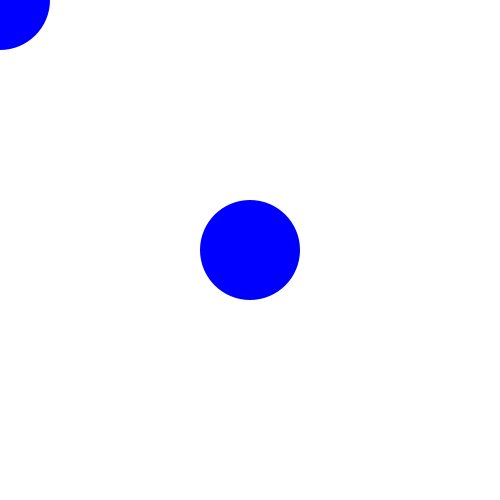
Frame 1 (no input)
Frame 60 (the mouse pressed at the canvas centre just before this capture): identical to frame 1, image omitted
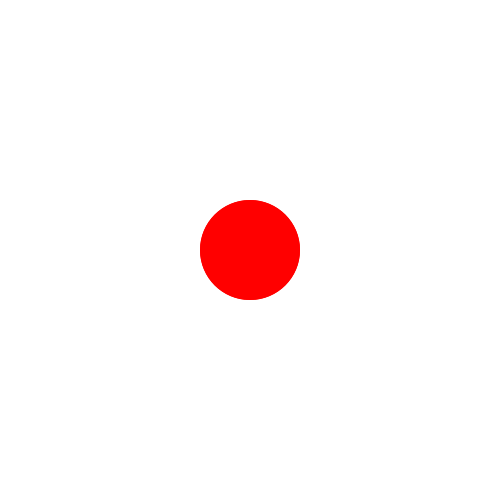
Frame 120 (the mouse held since frame 60 and released just before this capture)

The Processing sketch that drew these frames (run headless with seeded random() and noise(); from frame 60 on, the mouse is pressed at the canvas centre):

// Processing sketch: EllipseCollision
// ── EllipseCollision.pde
int x1, y1, x2, y2;
int radius;

void setup(){
    
    size(500, 500);
    background(255);
    
    x1 = width/2;
    y1 = height/2;
    
    radius = 100;
    
    ellipseMode(CENTER);
    
}

void draw(){
    
    background(255);
    
    if(dist(x1, y1, mouseX, mouseY)<radius){
        
        fill(255, 0, 0);
    }
    else{
    
        fill(0, 0, 255);
    }
    
    noStroke();
    
    ellipse(mouseX, mouseY, radius, radius);
    ellipse(x1, y1, radius, radius);
}
